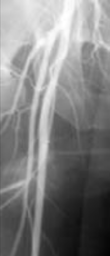
#> input picture perona_malik/vessels.png, 110 x 256 px, shrunk from 449 x 1044 before the run
$ jupyter execute perona_malik.ipynb
#> lines starting #> are read from the running program, lines starting #| are printed output that depends on the picture
# Perona-Malik on vessels

This code should try the Preona-Malik approach for edge enchansing diffusion on a vesselnes picture. See this [paper](http://ieeexplore.ieee.org/document/56205/) for reference.

We will consider the following anistropic diffusion equation:
$$I_t = div (c(x, y, t) \nabla I) = c(x, y ,t) \Delta I +  \nabla c \cdot \nabla I$$
With $I_0$ denoting the original Image.

[cell 1]
# imports
import numpy as np
import matplotlib.pyplot as plt
from scipy.signal import convolve2d
import skimage.io as io

To compute the gradients we compute a gradient for every cardinal direction, like suggested by Perona-Malik. This is implemented as a convolution.

[cell 2]
nabla_N = np.array([[0, 1, 0], [0, -1, 0], [0, 0, 0]])  # north
nabla_S = np.array([[0, 0, 0], [0, -1, 0], [0, 1, 0]])  # south
nabla_E = np.array([[0, 0, 0], [0, -1, 1], [0, 0, 0]])  # east
nabla_W = np.array([[0, 0, 0], [1, -1, 0], [0, 0, 0]])  # west


def get_update(img, g):
    # convolve image with gradients
    I_N = convolve2d(img, nabla_N, mode='same', boundary='fill', fillvalue=0)
    I_S = convolve2d(img, nabla_S, mode='same', boundary='fill', fillvalue=0)
    I_E = convolve2d(img, nabla_E, mode='same', boundary='fill', fillvalue=0)
    I_W = convolve2d(img, nabla_W, mode='same', boundary='fill', fillvalue=0)

    # compute the gradient magnitude
    G = np.sqrt(I_N**2 + I_S**2 + I_E**2 + I_W**2)

    # compute the 90th percentile of the gradient magnitude
    K = np.percentile(G, 90)

    c_N = g(I_N, K, 'N')
    c_S = g(I_S, K, 'S')
    c_E = g(I_E, K, 'E')
    c_W = g(I_W, K, 'W')

    return c_N*I_N + c_S*I_S + c_E*I_E + c_W*I_W

[cell 3]
def perona_malik(max_iter: int, step_size: float, img, g):
#> called with max_iter = 100, step_size = 0.1
    img = img.copy()

    for _ in range(max_iter):
        img += step_size * get_update(img, g)

    return img

[cell 4]
def noise(img, sigma: float):
    return img + sigma * np.random.randn(*img.shape)

[cell 5]
def plot_perona_malik(max_iter: int, step_size: float, img, g, title: str, nois_sigma: float = 0.1):
    noisy_img = noise(img, 0.1)

    smoothed_img = perona_malik(max_iter, step_size, noisy_img, g)

    # make three subplots
    _, ax = plt.subplots(1, 3, figsize=(15, 5))

    # plot original image
    ax[0].imshow(img, cmap='gray')
    ax[0].set_title(f'Original Image: {title}')

    # plot noisy image
    ax[1].imshow(noisy_img, cmap='gray')
    ax[1].set_title(f'Noisy Image: {title}')

    # plot smoothed image
    ax[2].imshow(smoothed_img, cmap='gray')
    ax[2].set_title(f'Smoothed Image: {title}')

    plt.show()

To enhance the edges we define in `cc_edge_enhancing` $$c \coloneqq g (|| \nabla I ||)$$ $$g(x) \coloneqq \frac{C}{1+(\frac{x}{K})^{1+\alpha}}$$

As suggested by Perona-Malik we define `cc_edge_enhancing_boundary` the same formula, just with adiabatic boundary conditions (the conduction coefficient is set to zero at the boundaries).

For comparison we define in `cc_gaussian` $c(|| \nabla I ||) = || \nabla I ||$

[cell 6]
def cc_edge_enhancing(nabla, K, direction):
    # nabla being a nxn matrix of a discrete gradient
    # aplly the edge enhancing function to the gradient
    return 1/(1+(np.abs(nabla)/K)**2)   # for edge enhancing


def cc_gaussian(nabla, K, direction):
    return np.abs(nabla) # for gaussian smoothing


def cc_edge_enhancing_boundary(nabla, K, direction):
    # nabla being a nxn matrix of a discrete gradient
    # aplly the edge enhancing function to the gradient
    temp = 1/(1+(np.abs(nabla)/K)**2)   # for edge enhancing

    match direction:
        case 'N':
            # set the north boundary to zero
            temp[0, :] = 0
        case 'S':
            # set the south boundary to zero
            temp[-1, :] = 0
        case 'E':
            # set the east boundary to zero
            temp[:, -1] = 0
        case 'W':
            # set the west boundary to zero
            temp[:, 0] = 0

    return temp

[cell 7]
img = np.zeros((100, 100))

# draw some empty rectangles

img[10:20, 30:40] = 1
img[40:60, 60:80] = 1
img[70:90, 10:30] = 1

img = 1 - img

plot_perona_malik(100, 0.1, img, cc_gaussian, 'Gaussian Smoothing')
plot_perona_malik(100, 0.1, img, cc_edge_enhancing, 'Edge Enhancing')
plot_perona_malik(100, 0.1, img, cc_edge_enhancing_boundary, 'Edge Enhancing with Boundary')

[cell 8]
img = np.zeros((100, 100))

# draw some empty rectangles

img[10:20, 30:40] = 1
img[40:60, 60:80] = 1
img[70:90, 10:30] = 1

plot_perona_malik(100, 0.1, img, cc_gaussian, 'Gaussian Smoothing')
plot_perona_malik(100, 0.1, img, cc_edge_enhancing, 'Edge Enhancing')
plot_perona_malik(100, 0.1, img, cc_edge_enhancing_boundary, 'Edge Enhancing with Boundary')
#> in plot_perona_malik (call 6), `plt.show()`:
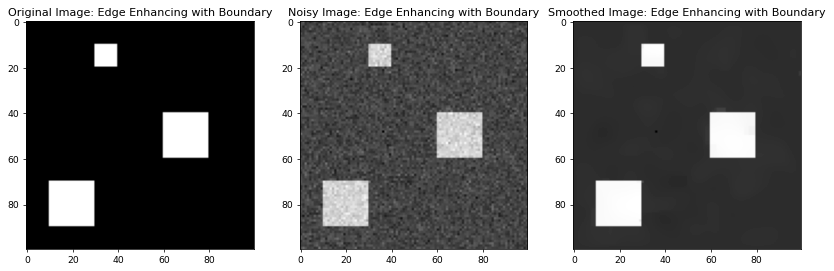
#> figure drawn by matplotlib, 3 panels

[cell 9]
img = np.zeros((100, 100))

# draw some shades
img[20:80, 20:80] = 0.5
img[30:70, 30:70] = 0.75
img[40:60, 40:60] = 1

img = 1 - img

plot_perona_malik(100, 0.1, img, cc_gaussian, 'Gaussian Smoothing')
plot_perona_malik(100, 0.1, img, cc_edge_enhancing, 'Edge Enhancing')
plot_perona_malik(100, 0.1, img, cc_edge_enhancing_boundary, 'Edge Enhancing with Boundary')
#> in plot_perona_malik (call 9), `plt.show()`:
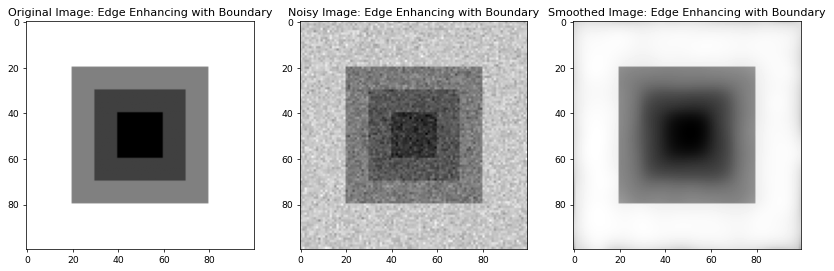
#> figure drawn by matplotlib, 3 panels

[cell 10]
img = io.imread('vessels.png', as_gray=True)
#> img is the input picture: shape (256, 110) float64; min 0.00784, max 1, mean 0.505

plot_perona_malik(100, 0.1, img, cc_gaussian, 'Gaussian Smoothing')
#> the loop in perona_malik (call 10), `for _ in range(max_iter):` made 100 passes
#> K in get_update on passes 1 to 12: 0.43, 0.377, 0.339, 0.309, 0.285, 0.265, 0.248, 0.234, 0.222, 0.211, 0.202, 0.193
#> pass 1, in get_update (call 901), `I_W = convolve2d(img, nabla_W, mode='same', boundary='fill', fillvalue..`:
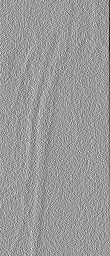
#> I_W: shape (256, 110) float64; min -0.954, max 0.617, mean -0.00478; drawn with min black and max white
plot_perona_malik(100, 0.1, img, cc_edge_enhancing, 'Edge Enhancing')
#> the loop in perona_malik (call 11), `for _ in range(max_iter):` made 100 passes
#> K in get_update on passes 1 to 12: 0.429, 0.276, 0.197, 0.153, 0.126, 0.108, 0.0966, 0.0884, 0.0824, 0.0777, 0.074, 0.0709
#> pass 1, in get_update (call 1001), `I_W = convolve2d(img, nabla_W, mode='same', boundary='fill', fillvalue..`:
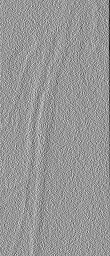
#> I_W: shape (256, 110) float64; min -0.93, max 0.632, mean -0.00486; drawn with min black and max white
#> after the loop in perona_malik (call 11), `for _ in range(max_iter):`:
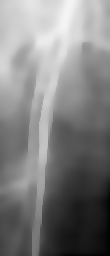
#> img: shape (256, 110) float64; min 0.00157, max 0.959, mean 0.504
plot_perona_malik(100, 0.1, img, cc_edge_enhancing_boundary, 'Edge Enhancing with Boundary')
#> in noise (call 12), `return img + sigma * np.random.randn(*img.shape)`:
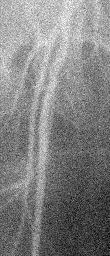
#> returned value: shape (256, 110) float64; min -0.26, max 1.24, mean 0.506; drawn with min black and max white
#> the loop in perona_malik (call 12), `for _ in range(max_iter):` made 100 passes
#> K in get_update on passes 1 to 12: 0.43, 0.275, 0.197, 0.154, 0.128, 0.11, 0.0983, 0.0897, 0.0836, 0.0789, 0.0751, 0.0721
#> pass 1, in get_update (call 1101), `I_N = convolve2d(img, nabla_N, mode='same', boundary='fill', fillvalue..`:
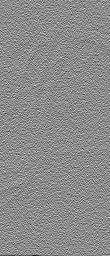
#> I_N: shape (256, 110) float64; min -0.761, max 0.624, mean -0.00329; drawn with min black and max white
#> pass 1, in get_update (call 1101), `I_S = convolve2d(img, nabla_S, mode='same', boundary='fill', fillvalue..`:
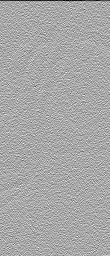
#> I_S: shape (256, 110) float64; min -1.09, max 0.56, mean -0.00069; drawn with min black and max white
#> pass 1, in get_update (call 1101), `I_E = convolve2d(img, nabla_E, mode='same', boundary='fill', fillvalue..`:
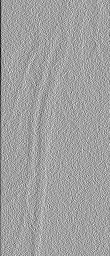
#> I_E: shape (256, 110) float64; min -1.04, max 0.604, mean -0.00337; drawn with min black and max white
#> pass 1, in get_update (call 1101), `I_W = convolve2d(img, nabla_W, mode='same', boundary='fill', fillvalue..`:
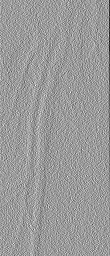
#> I_W: shape (256, 110) float64; min -1.05, max 0.671, mean -0.00485; drawn with min black and max white
